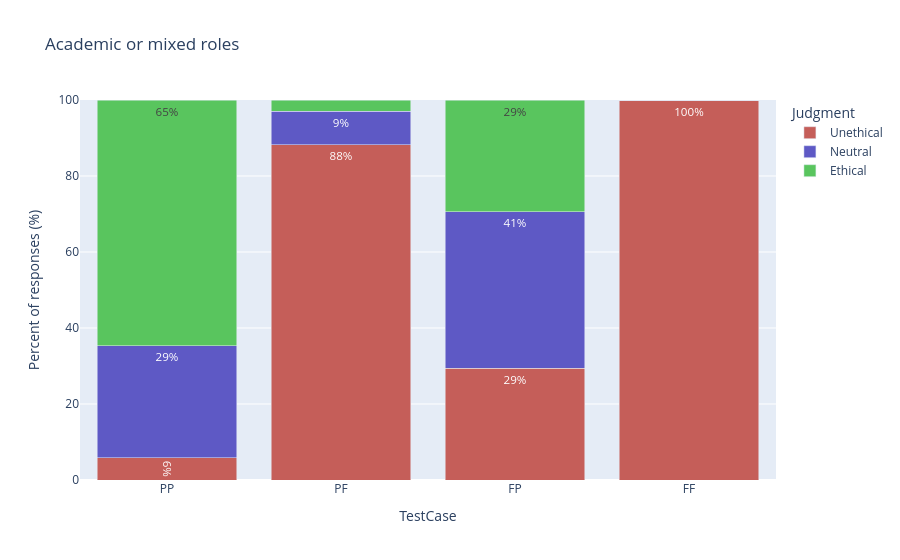
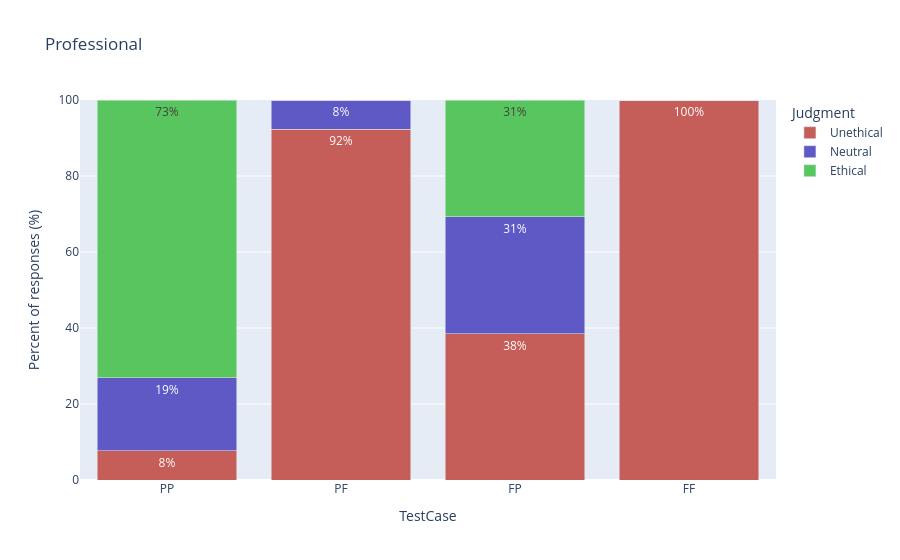
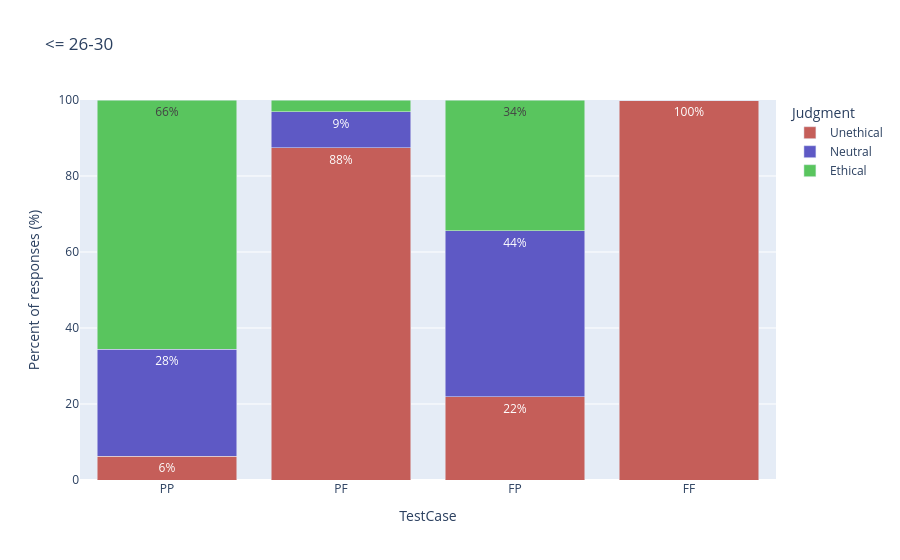
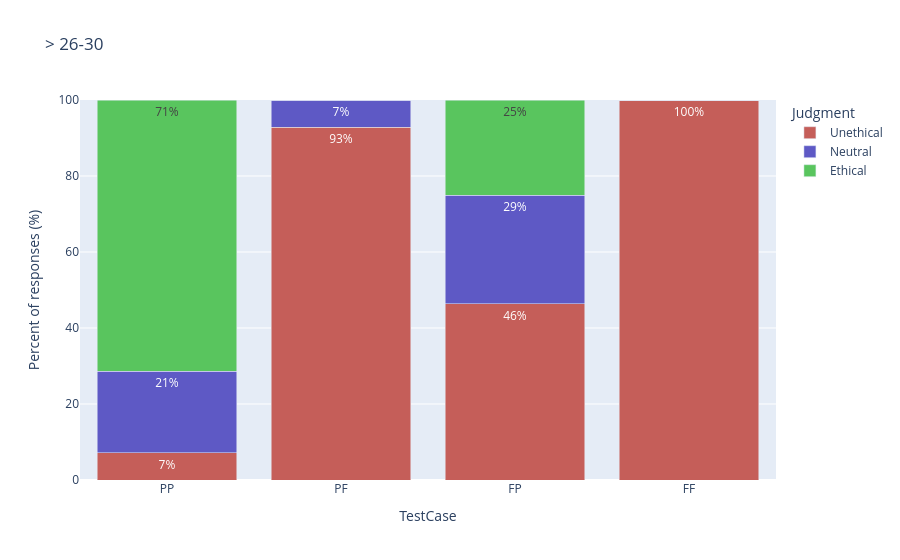

The code cell stored with these charts, in order, in its notebook:
### Code cell
for analysis in factor_analyses:
    show_factor_analysis(analysis)

### Figure 1 — Plotly figure (JSON) as saved in the notebook; plotly's stock layout.template omitted (floating-point values rounded to 4 significant figures)
{"data": [{"hovertemplate": "Judgment=Unethical<br>TestCase=%{x}<br>Percent of responses (%)=%{y}<extra></extra>", "legendgroup": "Unethical", "marker": {"color": "#C55E59", "pattern": {"shape": ""}}, "name": "Unethical", "orientation": "v", "showlegend": true, "textposition": "inside", "texttemplate": "%{y:.0f}%", "type": "bar", "x": ["PP", "PF", "FP", "FF"], "xaxis": "x", "y": [5.882, 88.24, 29.41, 100.0], "yaxis": "y"}, {"hovertemplate": "Judgment=Neutral<br>TestCase=%{x}<br>Percent of responses (%)=%{y}<extra></extra>", "legendgroup": "Neutral", "marker": {"color": "#5E59C5", "pattern": {"shape": ""}}, "name": "Neutral", "orientation": "v", "showlegend": true, "textposition": "inside", "texttemplate": "%{y:.0f}%", "type": "bar", "x": ["PP", "PF", "FP", "FF"], "xaxis": "x", "y": [29.41, 8.824, 41.18, 0.0], "yaxis": "y"}, {"hovertemplate": "Judgment=Ethical<br>TestCase=%{x}<br>Percent of responses (%)=%{y}<extra></extra>", "legendgroup": "Ethical", "marker": {"color": "#59C55E", "pattern": {"shape": ""}}, "name": "Ethical", "orientation": "v", "showlegend": true, "textposition": "inside", "texttemplate": "%{y:.0f}%", "type": "bar", "x": ["PP", "PF", "FP", "FF"], "xaxis": "x", "y": [64.71, 2.941, 29.41, 0.0], "yaxis": "y"}], "layout": {"barmode": "stack", "legend": {"title": {"text": "Judgment"}, "tracegroupgap": 0}, "title": {"text": "Academic or mixed roles"}, "uniformtext": {"minsize": 10, "mode": "hide"}, "xaxis": {"anchor": "y", "categoryarray": ["PP", "PF", "FP", "FF"], "categoryorder": "array", "domain": [0, 1], "title": {"text": "TestCase"}}, "yaxis": {"anchor": "x", "domain": [0, 1], "range": [0, 100], "title": {"text": "Percent of responses (%)"}}}}

### Figure 2 — Plotly figure (JSON) as saved in the notebook; plotly's stock layout.template omitted (floating-point values rounded to 4 significant figures)
{"data": [{"hovertemplate": "Judgment=Unethical<br>TestCase=%{x}<br>Percent of responses (%)=%{y}<extra></extra>", "legendgroup": "Unethical", "marker": {"color": "#C55E59", "pattern": {"shape": ""}}, "name": "Unethical", "orientation": "v", "showlegend": true, "textposition": "inside", "texttemplate": "%{y:.0f}%", "type": "bar", "x": ["PP", "PF", "FP", "FF"], "xaxis": "x", "y": [7.692, 92.31, 38.46, 100.0], "yaxis": "y"}, {"hovertemplate": "Judgment=Neutral<br>TestCase=%{x}<br>Percent of responses (%)=%{y}<extra></extra>", "legendgroup": "Neutral", "marker": {"color": "#5E59C5", "pattern": {"shape": ""}}, "name": "Neutral", "orientation": "v", "showlegend": true, "textposition": "inside", "texttemplate": "%{y:.0f}%", "type": "bar", "x": ["PP", "PF", "FP", "FF"], "xaxis": "x", "y": [19.23, 7.692, 30.77, 0.0], "yaxis": "y"}, {"hovertemplate": "Judgment=Ethical<br>TestCase=%{x}<br>Percent of responses (%)=%{y}<extra></extra>", "legendgroup": "Ethical", "marker": {"color": "#59C55E", "pattern": {"shape": ""}}, "name": "Ethical", "orientation": "v", "showlegend": true, "textposition": "inside", "texttemplate": "%{y:.0f}%", "type": "bar", "x": ["PP", "PF", "FP", "FF"], "xaxis": "x", "y": [73.08, 0.0, 30.77, 0.0], "yaxis": "y"}], "layout": {"barmode": "stack", "legend": {"title": {"text": "Judgment"}, "tracegroupgap": 0}, "title": {"text": "Professional"}, "uniformtext": {"minsize": 10, "mode": "hide"}, "xaxis": {"anchor": "y", "categoryarray": ["PP", "PF", "FP", "FF"], "categoryorder": "array", "domain": [0, 1], "title": {"text": "TestCase"}}, "yaxis": {"anchor": "x", "domain": [0, 1], "range": [0, 100], "title": {"text": "Percent of responses (%)"}}}}

### Figure 3 — Plotly figure (JSON) as saved in the notebook; plotly's stock layout.template omitted (floating-point values rounded to 4 significant figures)
{"data": [{"hovertemplate": "Judgment=Unethical<br>TestCase=%{x}<br>Percent of responses (%)=%{y}<extra></extra>", "legendgroup": "Unethical", "marker": {"color": "#C55E59", "pattern": {"shape": ""}}, "name": "Unethical", "orientation": "v", "showlegend": true, "textposition": "inside", "texttemplate": "%{y:.0f}%", "type": "bar", "x": ["PP", "PF", "FP", "FF"], "xaxis": "x", "y": [6.25, 87.5, 21.88, 100.0], "yaxis": "y"}, {"hovertemplate": "Judgment=Neutral<br>TestCase=%{x}<br>Percent of responses (%)=%{y}<extra></extra>", "legendgroup": "Neutral", "marker": {"color": "#5E59C5", "pattern": {"shape": ""}}, "name": "Neutral", "orientation": "v", "showlegend": true, "textposition": "inside", "texttemplate": "%{y:.0f}%", "type": "bar", "x": ["PP", "PF", "FP", "FF"], "xaxis": "x", "y": [28.12, 9.375, 43.75, 0.0], "yaxis": "y"}, {"hovertemplate": "Judgment=Ethical<br>TestCase=%{x}<br>Percent of responses (%)=%{y}<extra></extra>", "legendgroup": "Ethical", "marker": {"color": "#59C55E", "pattern": {"shape": ""}}, "name": "Ethical", "orientation": "v", "showlegend": true, "textposition": "inside", "texttemplate": "%{y:.0f}%", "type": "bar", "x": ["PP", "PF", "FP", "FF"], "xaxis": "x", "y": [65.62, 3.125, 34.38, 0.0], "yaxis": "y"}], "layout": {"barmode": "stack", "legend": {"title": {"text": "Judgment"}, "tracegroupgap": 0}, "title": {"text": "<= 26-30"}, "uniformtext": {"minsize": 10, "mode": "hide"}, "xaxis": {"anchor": "y", "categoryarray": ["PP", "PF", "FP", "FF"], "categoryorder": "array", "domain": [0, 1], "title": {"text": "TestCase"}}, "yaxis": {"anchor": "x", "domain": [0, 1], "range": [0, 100], "title": {"text": "Percent of responses (%)"}}}}

### Figure 4 — Plotly figure (JSON) as saved in the notebook; plotly's stock layout.template omitted (floating-point values rounded to 4 significant figures)
{"data": [{"hovertemplate": "Judgment=Unethical<br>TestCase=%{x}<br>Percent of responses (%)=%{y}<extra></extra>", "legendgroup": "Unethical", "marker": {"color": "#C55E59", "pattern": {"shape": ""}}, "name": "Unethical", "orientation": "v", "showlegend": true, "textposition": "inside", "texttemplate": "%{y:.0f}%", "type": "bar", "x": ["PP", "PF", "FP", "FF"], "xaxis": "x", "y": [7.143, 92.86, 46.43, 100.0], "yaxis": "y"}, {"hovertemplate": "Judgment=Neutral<br>TestCase=%{x}<br>Percent of responses (%)=%{y}<extra></extra>", "legendgroup": "Neutral", "marker": {"color": "#5E59C5", "pattern": {"shape": ""}}, "name": "Neutral", "orientation": "v", "showlegend": true, "textposition": "inside", "texttemplate": "%{y:.0f}%", "type": "bar", "x": ["PP", "PF", "FP", "FF"], "xaxis": "x", "y": [21.43, 7.143, 28.57, 0.0], "yaxis": "y"}, {"hovertemplate": "Judgment=Ethical<br>TestCase=%{x}<br>Percent of responses (%)=%{y}<extra></extra>", "legendgroup": "Ethical", "marker": {"color": "#59C55E", "pattern": {"shape": ""}}, "name": "Ethical", "orientation": "v", "showlegend": true, "textposition": "inside", "texttemplate": "%{y:.0f}%", "type": "bar", "x": ["PP", "PF", "FP", "FF"], "xaxis": "x", "y": [71.43, 0.0, 25.0, 0.0], "yaxis": "y"}], "layout": {"barmode": "stack", "legend": {"title": {"text": "Judgment"}, "tracegroupgap": 0}, "title": {"text": "> 26-30"}, "uniformtext": {"minsize": 10, "mode": "hide"}, "xaxis": {"anchor": "y", "categoryarray": ["PP", "PF", "FP", "FF"], "categoryorder": "array", "domain": [0, 1], "title": {"text": "TestCase"}}, "yaxis": {"anchor": "x", "domain": [0, 1], "range": [0, 100], "title": {"text": "Percent of responses (%)"}}}}
